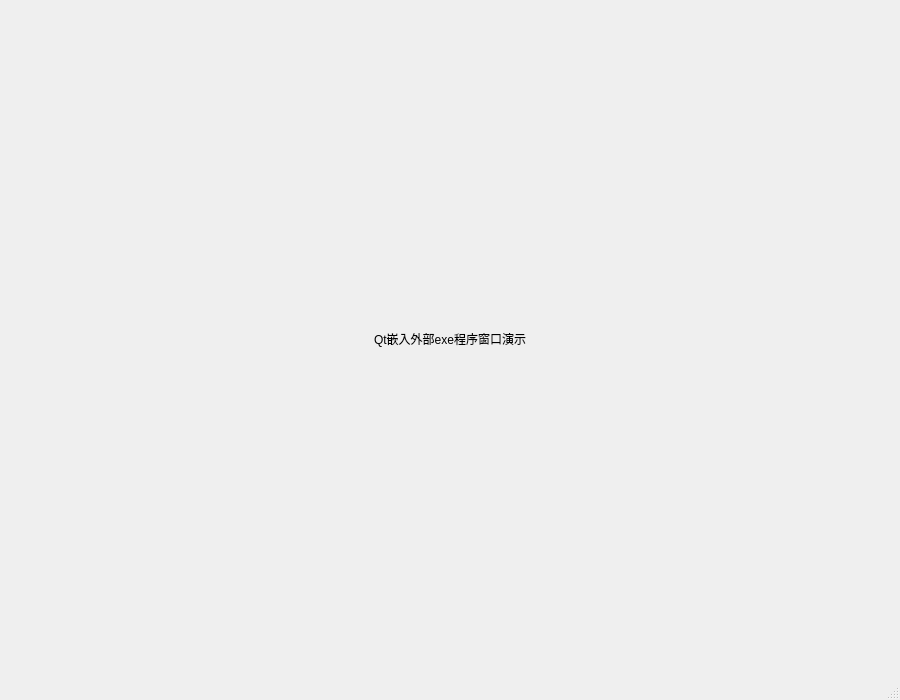
<?xml version="1.0" encoding="UTF-8"?>
<ui version="4.0">
 <class>MainWindow</class>
 <widget class="QMainWindow" name="MainWindow">
  <property name="geometry">
   <rect>
    <x>0</x>
    <y>0</y>
    <width>900</width>
    <height>700</height>
   </rect>
  </property>
  <property name="windowTitle">
   <string>Qt嵌入exe Demo</string>
  </property>
  <widget class="QWidget" name="centralwidget">
   <layout class="QVBoxLayout" name="verticalLayout">
    <item>
     <widget class="QLabel" name="label">
      <property name="text">
       <string>Qt嵌入外部exe程序窗口演示</string>
      </property>
      <property name="alignment">
       <set>Qt::AlignCenter</set>
      </property>
     </widget>
    </item>
   </layout>
  </widget>
  <widget class="QMenuBar" name="menubar">
   <property name="geometry">
    <rect>
     <x>0</x>
     <y>0</y>
     <width>900</width>
     <height>22</height>
    </rect>
   </property>
  </widget>
  <widget class="QStatusBar" name="statusbar"/>
 </widget>
 <resources/>
 <connections/>
</ui>
